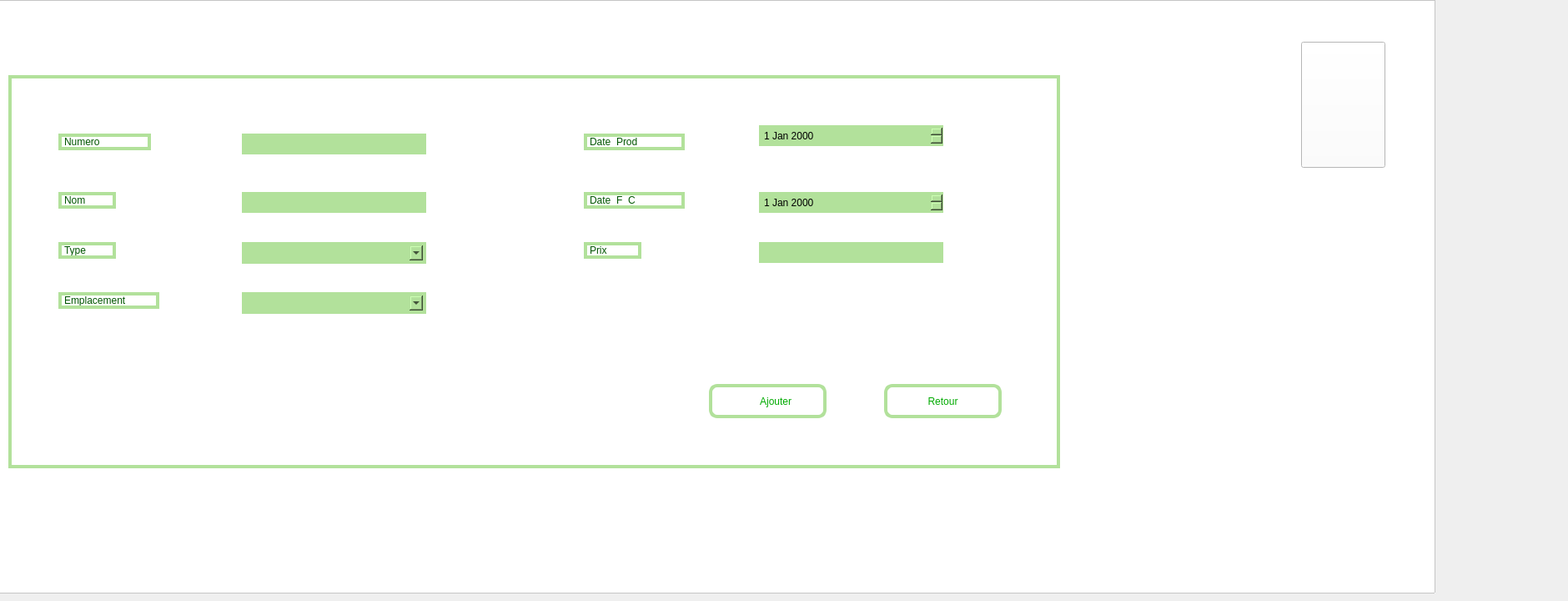
    <widget class="QWidget" name="page_7">
     <widget class="QFrame" name="frame_produit3_2">
      <property name="geometry">
       <rect>
        <x>-150</x>
        <y>0</y>
        <width>1871</width>
        <height>711</height>
       </rect>
      </property>
      <property name="styleSheet">
       <string notr="true">background-color:rgb(255,255,255);</string>
      </property>
      <property name="frameShape">
       <enum>QFrame::StyledPanel</enum>
      </property>
      <property name="frameShadow">
       <enum>QFrame::Raised</enum>
      </property>
      <widget class="QFrame" name="frame_produit_ajout2">
       <property name="geometry">
        <rect>
         <x>160</x>
         <y>90</y>
         <width>1261</width>
         <height>471</height>
        </rect>
       </property>
       <property name="styleSheet">
        <string notr="true">border:4px solid rgb(178,225,155);</string>
       </property>
       <property name="frameShape">
        <enum>QFrame::StyledPanel</enum>
       </property>
       <property name="frameShadow">
        <enum>QFrame::Raised</enum>
       </property>
       <widget class="QLabel" name="label_produit8_2">
        <property name="geometry">
         <rect>
          <x>60</x>
          <y>70</y>
          <width>111</width>
          <height>20</height>
         </rect>
        </property>
        <property name="styleSheet">
         <string notr="true">font:10pt&quot;Centaur&quot;;
color:rgb(0,85,0);</string>
        </property>
        <property name="text">
         <string>Numero</string>
        </property>
       </widget>
       <widget class="QLabel" name="label_produit_2">
        <property name="geometry">
         <rect>
          <x>60</x>
          <y>140</y>
          <width>69</width>
          <height>20</height>
         </rect>
        </property>
        <property name="styleSheet">
         <string notr="true">font:10pt&quot;Centaur&quot;;
color:rgb(0,85,0);</string>
        </property>
        <property name="text">
         <string>Nom</string>
        </property>
       </widget>
       <widget class="QLabel" name="label_produit2_2">
        <property name="geometry">
         <rect>
          <x>60</x>
          <y>200</y>
          <width>69</width>
          <height>20</height>
         </rect>
        </property>
        <property name="styleSheet">
         <string notr="true">font:10pt&quot;Centaur&quot;;
color:rgb(0,85,0);</string>
        </property>
        <property name="text">
         <string>Type</string>
        </property>
       </widget>
       <widget class="QLabel" name="label_produit9_2">
        <property name="geometry">
         <rect>
          <x>60</x>
          <y>260</y>
          <width>121</width>
          <height>20</height>
         </rect>
        </property>
        <property name="styleSheet">
         <string notr="true">font:10pt&quot;Centaur&quot;;
color:rgb(0,85,0);</string>
        </property>
        <property name="text">
         <string>Emplacement</string>
        </property>
       </widget>
       <widget class="QLineEdit" name="le_Numero">
        <property name="geometry">
         <rect>
          <x>280</x>
          <y>70</y>
          <width>221</width>
          <height>25</height>
         </rect>
        </property>
        <property name="styleSheet">
         <string notr="true">background-color:rgb(178,225,155);
color:rgb(0,0,0);</string>
        </property>
       </widget>
       <widget class="QLineEdit" name="le_Nom">
        <property name="geometry">
         <rect>
          <x>280</x>
          <y>140</y>
          <width>221</width>
          <height>25</height>
         </rect>
        </property>
        <property name="styleSheet">
         <string notr="true">background-color:rgb(178,225,155);
color:rgb(0,0,0);</string>
        </property>
       </widget>
       <widget class="QComboBox" name="le_Type">
        <property name="geometry">
         <rect>
          <x>280</x>
          <y>200</y>
          <width>221</width>
          <height>26</height>
         </rect>
        </property>
        <property name="styleSheet">
         <string notr="true">background-color:rgb(178,225,155);</string>
        </property>
       </widget>
       <widget class="QComboBox" name="le_Emplacement">
        <property name="geometry">
         <rect>
          <x>280</x>
          <y>260</y>
          <width>221</width>
          <height>26</height>
         </rect>
        </property>
        <property name="styleSheet">
         <string notr="true">background-color:rgb(178,225,155);</string>
        </property>
       </widget>
       <widget class="QLabel" name="label_produit_11">
        <property name="geometry">
         <rect>
          <x>690</x>
          <y>70</y>
          <width>121</width>
          <height>20</height>
         </rect>
        </property>
        <property name="styleSheet">
         <string notr="true">font:10pt&quot;Centaur&quot;;
color:rgb(0,85,0);</string>
        </property>
        <property name="text">
         <string>Date_Prod</string>
        </property>
       </widget>
       <widget class="QLabel" name="label_produit11_2">
        <property name="geometry">
         <rect>
          <x>690</x>
          <y>140</y>
          <width>121</width>
          <height>20</height>
         </rect>
        </property>
        <property name="styleSheet">
         <string notr="true">font:10pt&quot;Centaur&quot;;
color:rgb(0,85,0);</string>
        </property>
        <property name="text">
         <string>Date_F_C</string>
        </property>
       </widget>
       <widget class="QLabel" name="label_produit3_2">
        <property name="geometry">
         <rect>
          <x>690</x>
          <y>200</y>
          <width>69</width>
          <height>20</height>
         </rect>
        </property>
        <property name="styleSheet">
         <string notr="true">font:10pt&quot;Centaur&quot;;
color:rgb(0,85,0);</string>
        </property>
        <property name="text">
         <string>Prix</string>
        </property>
       </widget>
       <widget class="QLineEdit" name="le_Prix_2">
        <property name="geometry">
         <rect>
          <x>900</x>
          <y>200</y>
          <width>221</width>
          <height>25</height>
         </rect>
        </property>
        <property name="styleSheet">
         <string notr="true">background-color:rgb(178,225,155);
color:rgb(0,0,0);</string>
        </property>
       </widget>
       <widget class="QDateEdit" name="le_Date_F_C">
        <property name="geometry">
         <rect>
          <x>900</x>
          <y>140</y>
          <width>221</width>
          <height>25</height>
         </rect>
        </property>
        <property name="styleSheet">
         <string notr="true">background-color:rgb(178,225,155);</string>
        </property>
       </widget>
       <widget class="QDateEdit" name="le_Date_Prod">
        <property name="geometry">
         <rect>
          <x>900</x>
          <y>60</y>
          <width>221</width>
          <height>25</height>
         </rect>
        </property>
        <property name="maximumSize">
         <size>
          <width>221</width>
          <height>25</height>
         </size>
        </property>
        <property name="styleSheet">
         <string notr="true">background-color:rgb(178,225,155);</string>
        </property>
       </widget>
       <widget class="QPushButton" name="pb_ajouter_produit">
        <property name="geometry">
         <rect>
          <x>840</x>
          <y>370</y>
          <width>141</width>
          <height>41</height>
         </rect>
        </property>
        <property name="styleSheet">
         <string notr="true">font:10pt&quot;Centaur&quot;;
color:rgb(0,170,0);
border-radius:10px;
border:4px solid rgb(178,225,155);</string>
        </property>
        <property name="text">
         <string>      Ajouter</string>
        </property>
        <property name="icon">
         <iconset theme="1">
          <normaloff>.</normaloff>.</iconset>
        </property>
       </widget>
       <widget class="QPushButton" name="retour_ajout_produit">
        <property name="geometry">
         <rect>
          <x>1050</x>
          <y>370</y>
          <width>141</width>
          <height>41</height>
         </rect>
        </property>
        <property name="styleSheet">
         <string notr="true">font:10pt&quot;Centaur&quot;;
color:rgb(0,170,0);
border-radius:10px;
border:4px solid rgb(178,225,155);</string>
        </property>
        <property name="text">
         <string>Retour</string>
        </property>
       </widget>
       <widget class="QLabel" name="label_produit_retour_ajout">
        <property name="enabled">
         <bool>false</bool>
        </property>
        <property name="geometry">
         <rect>
          <x>1070</x>
          <y>380</y>
          <width>20</width>
          <height>20</height>
         </rect>
        </property>
        <property name="styleSheet">
         <string notr="true">border:rgb(178,225,155);</string>
        </property>
        <property name="text">
         <string/>
        </property>
       </widget>
       <widget class="QLabel" name="le_Numero_erreur">
        <property name="geometry">
         <rect>
          <x>290</x>
          <y>100</y>
          <width>201</width>
          <height>21</height>
         </rect>
        </property>
        <property name="styleSheet">
         <string notr="true">border:rgb(178,225,155);</string>
        </property>
        <property name="text">
         <string/>
        </property>
       </widget>
       <widget class="QLabel" name="le_Nom_erreur">
        <property name="geometry">
         <rect>
          <x>290</x>
          <y>170</y>
          <width>201</width>
          <height>21</height>
         </rect>
        </property>
        <property name="styleSheet">
         <string notr="true">border:rgb(178,225,155);</string>
        </property>
        <property name="text">
         <string/>
        </property>
       </widget>
       <widget class="QLabel" name="le_Type_erreur">
        <property name="geometry">
         <rect>
          <x>300</x>
          <y>230</y>
          <width>201</width>
          <height>21</height>
         </rect>
        </property>
        <property name="styleSheet">
         <string notr="true">border:rgb(178,225,155);</string>
        </property>
        <property name="text">
         <string/>
        </property>
       </widget>
       <widget class="QLabel" name="le_Emplacement_erreur">
        <property name="geometry">
         <rect>
          <x>300</x>
          <y>290</y>
          <width>201</width>
          <height>21</height>
         </rect>
        </property>
        <property name="styleSheet">
         <string notr="true">border:rgb(178,225,155);</string>
        </property>
        <property name="text">
         <string/>
        </property>
       </widget>
       <widget class="QLabel" name="le_Prix_erreur">
        <property name="geometry">
         <rect>
          <x>910</x>
          <y>230</y>
          <width>201</width>
          <height>21</height>
         </rect>
        </property>
        <property name="styleSheet">
         <string notr="true">border:rgb(178,225,155);</string>
        </property>
        <property name="text">
         <string/>
        </property>
       </widget>
       <widget class="QLabel" name="label_produit_ajout_produit">
        <property name="enabled">
         <bool>false</bool>
        </property>
        <property name="geometry">
         <rect>
          <x>870</x>
          <y>380</y>
          <width>20</width>
          <height>20</height>
         </rect>
        </property>
        <property name="styleSheet">
         <string notr="true">border:rgb(178,225,155);</string>
        </property>
        <property name="text">
         <string/>
        </property>
       </widget>
      </widget>
      <widget class="QPushButton" name="pushButton_10">
       <property name="geometry">
        <rect>
         <x>1710</x>
         <y>50</y>
         <width>101</width>
         <height>151</height>
        </rect>
       </property>
       <property name="styleSheet">
        <string notr="true">image: url(:/logo ....png);
border-image: url(:/logo ....png);</string>
       </property>
       <property name="text">
        <string/>
       </property>
      </widget>
     </widget>
    </widget>
